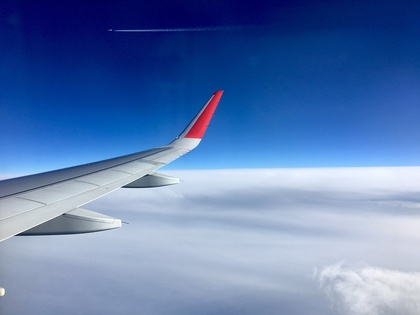
%> input picture HW4/Problem 2/wingtip.jpg, 420 x 315 px, shrunk from 960 x 720 before the run
$ octave Problem_2_part_2.m   (GNU Octave 9; MATLAB toolbox functions it lacks are replaced by stand-ins)
%> lines starting %> are read from the running program, lines starting %| are printed output that depends on the picture
%% Machine Vision Homework 4
% * Problem 2 Part 2
% * Author: Xinyi Cai

%% Housekeeping
clear all; clc

%% Load the image
img_RGB = imread('wingtip.jpg');
%> img_RGB is the input picture: size 315x420x3 uint8; mean R, G, B 94.1, 124.7, 176.6

%% Step 1: RGB -> Lab
img_Lab = rgb2lab(img_RGB);
%> img_Lab: size 315x420x3 double; mean of channels 1, 2, 3 51.9, 9.1, -30.7

%% Step 2: Clustering in a-b domain
[rows, columns, depth] = size(img_Lab);
%> rows = 315; columns = 420; depth = 3
for i = 1:rows
    for j = 1:columns
        img_L(i, j) = img_Lab(i, j, 1);
        img_a(i, j) = img_Lab(i, j, 2);
        img_b(i, j) = img_Lab(i, j, 3);
    end
end
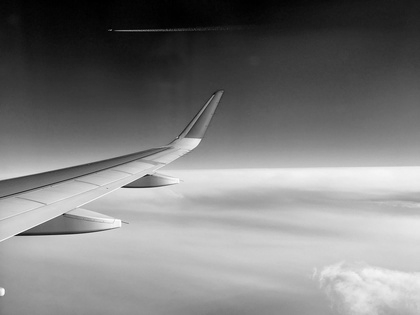
%> img_L: size 315x420 double; min 5.5, max 99.93, mean 51.9; drawn with min black and max white
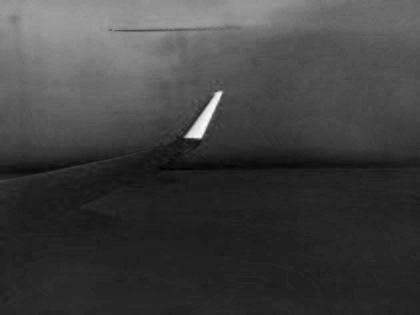
%> img_a: size 315x420 double; min -10.67, max 67.33, mean 9.1; drawn with min black and max white
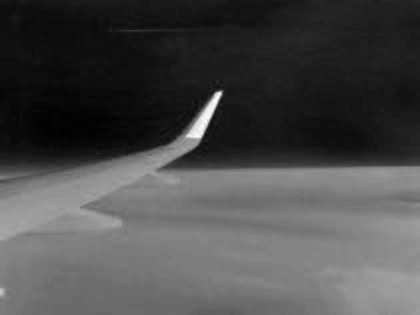
%> img_b: size 315x420 double; min -56.08, max 30.89, mean -30.7; drawn with min black and max white

img_ab = [img_a(:), img_b(:)];

% Find the centeroids of clusteres
% [idx, centroid, sumd, D] = kmeans(img_ab, 4, 'replicates', 50);
% save Problem_2_data.mat idx centroid sumd D

%> (the run ends here)
